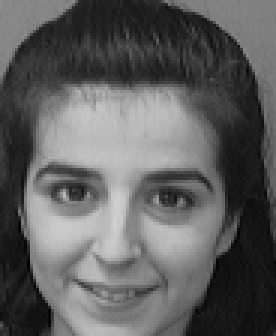
#> input picture att_faces/orl_faces/s10/1.pgm, 92 x 112 px, given in place of the camera (shown 3 times larger)
$ python cap.py att_faces/orl_faces/s10/1.pgm
#> lines starting #> are read from the running program, lines starting #| are printed output that depends on the picture
import cv2, sys, numpy, os
size = 4
fn_haar = 'haarcascade_frontalface_alt.xml'
fn_dir = 'att_faces/orl_faces'
fn_name = sys.argv[1]
path = os.path.join(fn_dir, fn_name)
if not os.path.isdir(path):
    os.mkdir(path)
(im_width, im_height) = (112, 92)
haar_cascade = cv2.CascadeClassifier(fn_haar)
webcam = cv2.VideoCapture(0)
count = 0
while count < 30:
    (rval, im) = webcam.read()
#> im is the input picture: shape (112, 92, 3); min 1, max 207, mean 95.1
    im = cv2.flip(im, 1, 0)
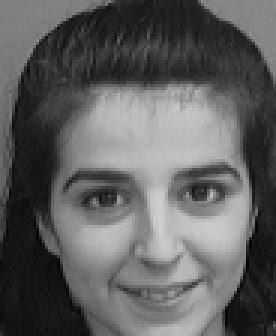
#> im: shape (112, 92, 3) (shown 3 times larger); min 1, max 207, mean 95.1
    gray = cv2.cvtColor(im, cv2.COLOR_BGR2GRAY)
    mini = cv2.resize(gray, (gray.shape[1] / size, gray.shape[0] / size))
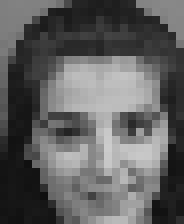
#> mini: shape (28, 23) (shown 8 times larger); min 15, max 204, mean 95.3
    faces = haar_cascade.detectMultiScale(mini)
#> faces = ()
    faces = sorted(faces, key=lambda x: x[3])
#> faces = []
    if faces:
        face_i = faces[0]
        (x, y, w, h) = [v * size for v in face_i]
        face = gray[y:y + h, x:x + w]
        face_resize = cv2.resize(face, (im_width, im_height))
        pin=sorted([int(n[:n.find('.')]) for n in os.listdir(path)
               if n[0]!='.' ]+[0])[-1] + 1
        cv2.imwrite('%s/%s.png' % (path, pin), face_resize)
        cv2.rectangle(im, (x, y), (x + w, y + h), (0, 255, 0), 3)
        cv2.putText(im, fn_name, (x - 10, y - 10), cv2.FONT_HERSHEY_PLAIN,
            1,(0, 255, 0))
        count += 1
    cv2.imshow('OpenCV', im)
    key = cv2.waitKey(10)
#> (key Esc is pressed here)
    if key == 27:
        break

$ run again, on att_faces/orl_faces/s10/2.pgm
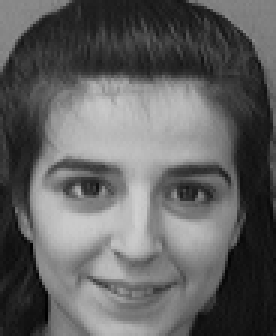
#> input picture att_faces/orl_faces/s10/2.pgm, 92 x 112 px, given in place of the camera (shown 3 times larger)
#> im is the input picture: shape (112, 92, 3); min 0, max 208, mean 97.1
#> `im = cv2.flip(im, 1, 0)`:
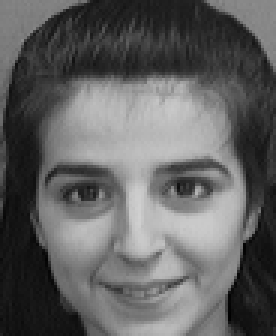
#> im: shape (112, 92, 3) (shown 3 times larger); min 0, max 208, mean 97.1
#> `mini = cv2.resize(gray, (gray.shape[1] / size, gray.shape[0] / size))`:
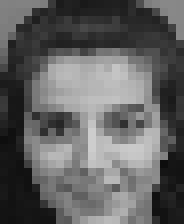
#> mini: shape (28, 23) (shown 8 times larger); min 13, max 205, mean 97.4
#> `faces = haar_cascade.detectMultiScale(mini)`: faces = ()
#> `faces = sorted(faces, key=lambda x: x[3])`: faces = []

$ run again, on att_faces/orl_faces/s10/3.pgm
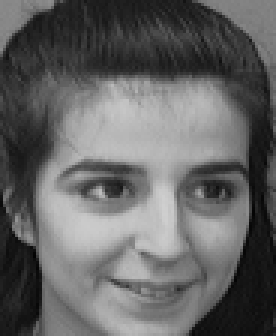
#> input picture att_faces/orl_faces/s10/3.pgm, 92 x 112 px, given in place of the camera (shown 3 times larger)
#> im is the input picture: shape (112, 92, 3); min 3, max 207, mean 99.9
#> `im = cv2.flip(im, 1, 0)`:
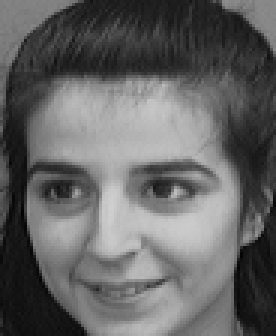
#> im: shape (112, 92, 3) (shown 3 times larger); min 3, max 207, mean 99.9
#> `mini = cv2.resize(gray, (gray.shape[1] / size, gray.shape[0] / size))`:
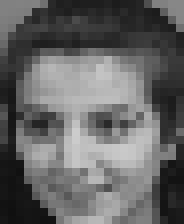
#> mini: shape (28, 23) (shown 8 times larger); min 16, max 204, mean 100.7
#> `faces = haar_cascade.detectMultiScale(mini)`: faces = ()
#> `faces = sorted(faces, key=lambda x: x[3])`: faces = []
